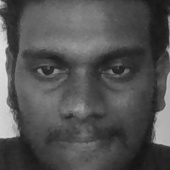
#> input picture data/User.1.100.jpg, 170 x 170 px, given in place of the camera
$ jupyter execute --allow-errors my_code1.ipynb
#> lines starting #> are read from the running program, lines starting #| are printed output that depends on the picture; after the words box and inside, x2 and y2 are one past the last pixel; in counts of white or black regions, pixels touching at a corner belong together
[cell 1]
import numpy as np
import cv2,os
from PIL import Image
import glob
import sqlite3
# multiple cascades: https://github.com/Itseez/opencv/tree/master/data/haarcascades
cap = cv2.VideoCapture(0)
faceCascade = cv2.CascadeClassifier('F:\Anaconda\Library\etc\haarcascades\haarcascade_frontalface_default.xml')
cap.set(3,640) # set Width
cap.set(4,480) # set Height
while True:
    ret, img = cap.read()
#> img is the input picture: shape (170, 170, 3); min 20, max 225, mean 82.4
    img = cv2.flip(img, 1)
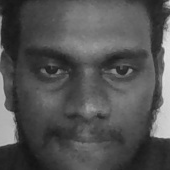
#> img: shape (170, 170, 3); min 20, max 225, mean 82.4
    gray = cv2.cvtColor(img, cv2.COLOR_BGR2GRAY)
    faces = faceCascade.detectMultiScale(gray,scaleFactor=1.2,minNeighbors=5)
#> faces = [[14, 17, 141, 141]]
    for (x,y,w,h) in faces:
        cv2.rectangle(img,(x,y),(x+w,y+h),(255,0,0),2)
        roi_gray = gray[y:y+h, x:x+w]
        roi_color = img[y:y+h, x:x+w]
#> this loop made 1 pass
#> pass 1, `roi_gray = gray[y:y+h, x:x+w]`:
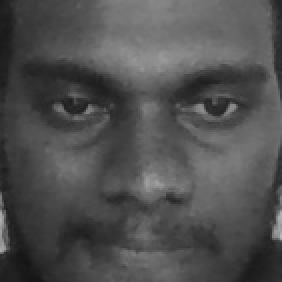
#> roi_gray: shape (141, 141) (shown 2 times larger); min 21, max 187, mean 79.6
#> pass 1, `roi_color = img[y:y+h, x:x+w]`:
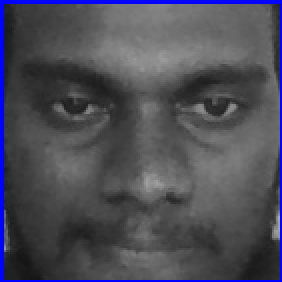
#> roi_color: shape (141, 141, 3) (shown 2 times larger); mean B, G, R 87.2, 76.5, 76.5
#> after the loop:
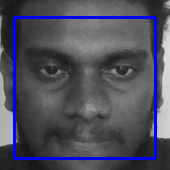
#> img: shape (170, 170, 3); 5.84% of pixels changed, all inside (x1, y1, x2, y2) = (13, 16, 157, 160)
    cv2.imshow('video',img)
    k = cv2.waitKey(30) & 0xff
#> (key Esc is pressed here)
    if k == 27: # press 'ESC' to quit
        break
cap.release()
cv2.destroyAllWindows()
#https://github.com/Itseez/opencv/blob/master/data/haarcascades/haarcascade_frontalface_default.xml
face_cascade = cv2.CascadeClassifier('F:\Anaconda\Library\etc\haarcascades\haarcascade_frontalface_default.xml')
#https://github.com/Itseez/opencv/blob/master/data/haarcascades/haarcascade_eye.xml
eye_cascade = cv2.CascadeClassifier('F:\Anaconda\Library\etc\haarcascades\haarcascade_eye.xml')
cap = cv2.VideoCapture(0)
face_id = input('\n enter user id end press <return> ==>  ')
print("\n [INFO] Initializing face capture. Look the camera and wait ...")
# Initialize individual sampling face count
count = 0
path='C:/Users/DELL/Desktop/Face_Recognition/data'
face_detector = cv2.CascadeClassifier('F:\Anaconda\Library\etc\haarcascades\haarcascade_frontalface_default.xml')
while(True):
    ret, img = cap.read()
    img = cv2.flip(img, 1) # flip video image vertically
    gray = cv2.cvtColor(img, cv2.COLOR_BGR2GRAY)
    faces = face_detector.detectMultiScale(gray, 1.3, 5)
#> faces = [[10, 9, 151, 151]]
    for (x,y,w,h) in faces:
        cv2.rectangle(img, (x,y), (x+w,y+h), (255,0,0), 2)
        count += 1
        # Save the captured image into the datasets folder
        cv2.rectangle(img, (x,y), (x+w,y+h), (255,0,0), 2)
        count += 1
        # Save the captured image into the datasets folder
        cv2.imwrite("C:/Users/DELL/Desktop/Face_Recognition/data/User." + str(face_id) + '.' + str(count) + ".jpg", gray[y:y+h,x:x+w])
        cv2.imshow('image', img)
#> this loop made 1 pass
#> (x, y, w, h, count) on pass 1: (10, 9, 151, 151, 2)
#> pass 1, `cv2.imwrite("C:/Users/DELL/Desktop/Face_Recognition/data/User." + str(..`:
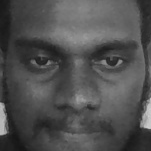
#> saved as User..2.jpg: shape (151, 151); min 21, max 206, mean 79.8
#> pass 1, `cv2.imshow('image', img)`:
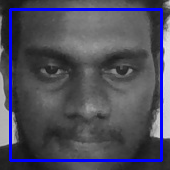
#> window 'image': shape (170, 170, 3); mean B, G, R 93.2, 77.3, 77.3
#> after the loop, count = 2

    k = cv2.waitKey(100) & 0xff # Press 'ESC' for exiting video
#> (key Esc is pressed here)
    if k == 27:
        break
    elif count >= 200: # Take 30 face sample and stop video
         break
# Do a bit of cleanup
print("\n [INFO] Exiting Program and cleanup stuff")
cap.release()
cv2.destroyAllWindows()
path = 'C:/Users/DELL/Desktop/Face_Recognition/data'
recognizer = cv2.face.LBPHFaceRecognizer_create()
face_detector = cv2.CascadeClassifier('F:\Anaconda\Library\etc\haarcascades\haarcascade_frontalface_default.xml')
def getImagesAndLabels(path):
    imagePaths = [os.path.join(path,f) for f in os.listdir(path)]
    faceSamples=[]
    ids = []
    for imagePath in imagePaths:
        PIL_img = Image.open(imagePath).convert('L') # convert it to grayscale
        img_numpy = np.array(PIL_img,'uint8')
        id = int(os.path.split(imagePath)[-1].split(".")[1])
        faces = face_detector.detectMultiScale(img_numpy)
#> faces = [[14, 18, 142, 142]]
        for (x,y,w,h) in faces:
            faceSamples.append(img_numpy[y:y+h,x:x+w])
            ids.append(id)
#> this loop made 1 pass
#> after the loop, faceSamples = 1 item; ids = [1]
    return faceSamples,ids
print ("\n [INFO] Training faces. It will take a few seconds. Wait ...")
faces,ids = getImagesAndLabels(path)
#> faces = 1 item; ids = [1]
recognizer.train(faces, np.array(ids))
# Save the model into trainer/trainer.yml
#> (the rest of this cell did not finish here and is left out)

[cell 2]
import cv2
import os
cam = cv2.VideoCapture(0)
cv2.namedWindow("test")
img_counter = 0
path = 'C:\\Users\DELL\Desktop\Face_Recognition\dataset'
while True:
    ret, frame = cam.read()
    frame=cv2.flip(frame,1)
    cv2.imshow("test", frame)
    if not ret:
        break
    k = cv2.waitKey(1)
#> (key Esc is pressed here)
    if k%256 == 27:
        # ESC pressed
        print("Escape hit, closing...")
        break
    elif k%256 == 32:
        # SPACE pressed
        img_name = "opencv_frame_{}.jpg".format(img_counter)
        cv2.imwrite(os.path.join(path , img_name), frame)
        print("{} written!".format(img_name))
        img_counter += 1

cam.release()

cv2.destroyAllWindows()

[cell 3]
import cv2,os
import numpy as np
from PIL import Image
cap = cv2.VideoCapture(0)
count=0
face_id='1'
face_detector = cv2.CascadeClassifier('F:\Anaconda\Library\etc\haarcascades\haarcascade_frontalface_default.xml')
while(True):
    ret, img = cap.read()
    img = cv2.flip(img, 1) # flip video image vertically
    gray = cv2.cvtColor(img, cv2.COLOR_BGR2GRAY)
    faces = face_detector.detectMultiScale(gray, 1.3, 5)
#> faces = [[10, 9, 151, 151]]
    for (x,y,w,h) in faces:
        cv2.rectangle(img, (x,y), (x+w,y+h), (255,0,0), 2)
        count += 1
        # Save the captured image into the datasets folder
        cv2.rectangle(img, (x,y), (x+w,y+h), (255,0,0), 2)
        count += 1
        # Save the captured image into the datasets folder
        cv2.imwrite("C:\\Users\DELL\Desktop\Face_Recognition\trainer" + str(face_id) + '.' + str(count) + ".jpg", gray[y:y+h,x:x+w])
        cv2.imshow('img', img)
#> after the loop, count = 2
    k = cv2.waitKey(100) & 0xff # Press 'ESC' for exiting video
#> (key Esc is pressed here)
    if k == 27:
        break
    elif count >= 30: # Take 30 face sample and stop video
         break
# Do a bit of cleanup
print("\n [INFO] Exiting Program and cleanup stuff")
cap.release()
cv2.destroyAllWindows()

[cell 4]
import cv2,os
import numpy as np
from PIL import Image
#this function will read all persons' training images, detect face from each image
#and will return two lists of exactly same size, one list
#of faces and another list of labels for each face
data_folder_path='C:\\Users\DELL\Desktop\Face_Recognition\dataset'
def prepare_training_data(data_folder_path):

    dirs= os.listdir(data_folder_path);
    faces = []
    labels = []
    print(dirs)
    for dir_name in dirs:
        if not dir_name.startswith("s"):
            continue;
        label = int(dir_name.replace("s", ""))


        subject_dir_path = data_folder_path + "/" + dir_name

        subject_images_names = os.listdir(subject_dir_path)
    for image_name in subject_images_names:

            if image_name.startswith("."):
                continue;

    image_path = subject_dir_path + "/" + image_name

    image = cv2.imread(image_path)

    cv2.imshow("Training on image...", image)
    cv2.waitKey(100)

    face, rect = detect_face(image)

    if face is not None:

        faces.append(face)

        labels.append(label)

        cv2.destroyAllWindows()
        cv2.waitKey(1)
        cv2.destroyAllWindows()

    return faces, labels
#> (the rest of this cell did not finish here and is left out)

[cell 5]
import cv2
import os
import numpy as np
from PIL import Image
cam = cv2.VideoCapture(0)
cam.set(3, 640) # set video width
cam.set(4, 480) # set video height
path='C:\\Users\DELL\Desktop\Face_Recognition\dataset'
recognizer = cv2.face.LBPHFaceRecognizer_create()
face_detector = cv2.CascadeClassifier('F:\Anaconda\Library\etc\haarcascades\haarcascade_frontalface_default.xml')
# For each person, enter one numeric face id
face_id = 1
print("\n [INFO] Initializing face capture. Look the camera and wait ...")
# Initialize individual sampling face count
count = 0
while(True):
    ret, img = cam.read()
    img = cv2.flip(img, 1) # flip video image vertically
    gray = cv2.cvtColor(img, cv2.COLOR_BGR2GRAY)
    faces = face_detector.detectMultiScale(gray, 1.3, 5)
    for (x,y,w,h) in faces:
        cv2.rectangle(img, (x,y), (x+w,y+h), (255,0,0), 2)
        count += 1
        # Save the captured image into the datasets folder
        cv2.imwrite("C:\\Users\DELL\Desktop\Face_Recognition\Data/User." + str(face_id) + '.' + str(count) + ".jpg", gray[y:y+h,x:x+w])
        cv2.imshow('image', img)
#> this loop made 1 pass
#> (x, y, w, h, count) on pass 1: (10, 9, 151, 151, 1)
#> after the loop, count = 1
    k = cv2.waitKey(100) & 0xff # Press 'ESC' for exiting video
#> (key Esc is pressed here)
    if k == 27:
        break
    elif count >=100: # Take 30 face sample and stop video
         break
# Do a bit of cleanup
print("\n [INFO] Exiting Program and cleanup stuff")
cam.release()
cv2.destroyAllWindows()
def getImagesAndLabels(path):
    imagePaths = [os.path.join(path,f) for f in os.listdir(path)]
    faceSamples=[]
    ids = []
    for imagePath in imagePaths:
        PIL_img = Image.open(imagePath).convert('L') # convert it to grayscale
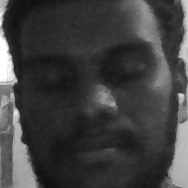
#> input picture dataset/User.1.1.jpg, 188 x 188 px, found by its file name
#> PIL_img is the input picture: PIL image 188x188 L; min 14, max 255, mean 63.7
        img_numpy = np.array(PIL_img,'uint8')
        id = int(os.path.split(imagePath)[-1].split(".")[1])
        faces = face_detector.detectMultiScale(img_numpy)
#> faces = ()
        for (x,y,w,h) in faces:
            faceSamples.append(img_numpy[y:y+h,x:x+w])
            ids.append(id)
#> this loop made 0 passes
#> after the loop, faceSamples = []; ids = []
    return faceSamples,ids
print ("\n [INFO] Training faces. It will take a few seconds. Wait ...")
faces,ids = getImagesAndLabels(path)
#> faces = 1 item
recognizer.train(faces, np.array(ids))
# Save the model into trainer/trainer.yml
#> (the rest of this cell did not finish here and is left out)

[cell 6]
import cv2
import numpy as np
from PIL import Image
import os
# Path for face image database
path = 'C:\\Users\DELL\Desktop\Face_Recognition\Data'
recognizer = cv2.face.LBPHFaceRecognizer_create()
detector = cv2.CascadeClassifier("F:\Anaconda\Library\etc\haarcascades\haarcascade_frontalface_default.xml");
# function to get the images and label data
def getImagesAndLabels(path):
    imagePaths = [os.path.join(path,f) for f in os.listdir(path)]
    faceSamples=[]
    ids = []
    for imagePath in imagePaths:
        PIL_img = Image.open(imagePath).convert('L') # convert it to grayscale
        img_numpy = np.array(PIL_img,'uint8')
        id = int(os.path.split(imagePath)[-1].split(".")[1])
        faces = detector.detectMultiScale(img_numpy)
#> faces = [[14, 18, 142, 142]]
        for (x,y,w,h) in faces:
            faceSamples.append(img_numpy[y:y+h,x:x+w])
            ids.append(id)
#> after the loop, faceSamples = 1 item; ids = [1]
    return faceSamples,ids
print ("\n [INFO] Training faces. It will take a few seconds. Wait ...")
faces,ids = getImagesAndLabels(path)
recognizer.train(faces, np.array(ids))
# Save the model into trainer/trainer.yml
#> (the rest of this cell did not finish here and is left out)

#> (a cell that did not finish here is left out)

[cell 8]
face_id = input('\n enter user id end press <return> ==>  ')

[cell 9]
import numpy as np
import cv2,os
from PIL import Image
import glob
images = [cv2.imread(file) for file in glob.glob("C:/Users/DELL/Desktop/Face_Recognition/data/*.jpg")]
#> images = 1 item
try:

    os.remove("C:/Users/DELL/Desktop/Face_Recognition/data/*.jpg")
except: pass

#> (a cell that did not finish here is left out)

[cell 11]
import numpy as np
import cv2,os
from PIL import Image
import glob
# multiple cascades: https://github.com/Itseez/opencv/tree/master/data/haarcascades
cap = cv2.VideoCapture(0)
faceCascade = cv2.CascadeClassifier('F:\Anaconda\Library\etc\haarcascades\haarcascade_frontalface_default.xml')
cap.set(3,640) # set Width
cap.set(4,480) # set Height
while True:
    ret, img = cap.read()
    img = cv2.flip(img, 1)
    gray = cv2.cvtColor(img, cv2.COLOR_BGR2GRAY)
    faces = faceCascade.detectMultiScale(gray,scaleFactor=1.2,minNeighbors=5)
#> faces = [[14, 17, 141, 141]]
    for (x,y,w,h) in faces:
        cv2.rectangle(img,(x,y),(x+w,y+h),(255,0,0),2)
        roi_gray = gray[y:y+h, x:x+w]
        roi_color = img[y:y+h, x:x+w]
    cv2.imshow('video',img)
    k = cv2.waitKey(30) & 0xff
#> (key Esc is pressed here)
    if k == 27: # press 'ESC' to quit
        break
cap.release()
cv2.destroyAllWindows()
#https://github.com/Itseez/opencv/blob/master/data/haarcascades/haarcascade_frontalface_default.xml
face_cascade = cv2.CascadeClassifier('F:\Anaconda\Library\etc\haarcascades\haarcascade_frontalface_default.xml')
#https://github.com/Itseez/opencv/blob/master/data/haarcascades/haarcascade_eye.xml
eye_cascade = cv2.CascadeClassifier('F:\Anaconda\Library\etc\haarcascades\haarcascade_eye.xml')
cap = cv2.VideoCapture(0)
face_id = input('\n enter user id end press <return> ==>  ')
print("\n [INFO] Initializing face capture. Look the camera and wait ...")
# Initialize individual sampling face count
count = 0
while(True):
    ret, img = cap.read()
    img = cv2.flip(img, 1) # flip video image vertically
    gray = cv2.cvtColor(img, cv2.COLOR_BGR2GRAY)
    faces = face_cascade.detectMultiScale(gray, 1.3, 5)
#> faces = [[10, 9, 151, 151]]
    for (x,y,w,h) in faces:
        cv2.rectangle(img, (x,y), (x+w,y+h), (255,0,0), 2)
        count += 1
        # Save the captured image into the datasets folder
        cv2.imwrite("C:/Users/DELL/Desktop/Face_Recognition/data/User." + str(face_id) + '.' + str(count) + ".jpg", gray[y:y+h,x:x+w])
        cv2.imshow('image', img)
#> after the loop, count = 1
    k = cv2.waitKey(100) & 0xff # Press 'ESC' for exiting video
#> (key Esc is pressed here)
    if k == 27:
        break
    elif count >= 30: # Take 30 face sample and stop video
         break
# Do a bit of cleanup
print("\n [INFO] Exiting Program and cleanup stuff")
cap.release()
cv2.destroyAllWindows()
cap = cv2.VideoCapture(0)
path='C:/Users/DELL/Desktop/Face_Recognition/data'
face_detector = cv2.CascadeClassifier('F:\Anaconda\Library\etc\haarcascades\haarcascade_frontalface_default.xml')
while(True):
    ret, img = cap.read()
    img = cv2.flip(img, 1) # flip video image vertically
    gray = cv2.cvtColor(img, cv2.COLOR_BGR2GRAY)
    faces = face_detector.detectMultiScale(gray, 1.3, 5)
    for (x,y,w,h) in faces:
        cv2.rectangle(img, (x,y), (x+w,y+h), (255,0,0), 2)
        count += 1
        # Save the captured image into the datasets folder
        cv2.rectangle(img, (x,y), (x+w,y+h), (255,0,0), 2)
        count += 1
        # Save the captured image into the datasets folder
        cv2.imwrite("C:/Users/DELL/Desktop/Face_Recognition/dataset/User." + str(face_id) + '.' + str(count) + ".jpg", gray[y:y+h,x:x+w])
        cv2.imshow('image', img)
#> this loop made 1 pass
#> (x, y, w, h, count) on pass 1: (10, 9, 151, 151, 3)
#> after the loop, count = 3

    k = cv2.waitKey(100) & 0xff # Press 'ESC' for exiting video
#> (key Esc is pressed here)
    if k == 27:
        break
    elif count >= 30: # Take 30 face sample and stop video
         break
# Do a bit of cleanup
print("\n [INFO] Exiting Program and cleanup stuff")
cap.release()
cv2.destroyAllWindows()
path = 'C:/Users/DELL/Desktop/Face_Recognition/data'
recognizer = cv2.face.LBPHFaceRecognizer_create()
face_detector = cv2.CascadeClassifier('F:\Anaconda\Library\etc\haarcascades\haarcascade_frontalface_default.xml')
def getImagesAndLabels(path):
    imagePaths = [os.path.join(path,f) for f in os.listdir(path)]
    faceSamples=[]
    ids = []
    for imagePath in imagePaths:
        PIL_img = Image.open(imagePath).convert('L') # convert it to grayscale
        img_numpy = np.array(PIL_img,'uint8')
        id = int(os.path.split(imagePath)[-1].split(".")[1])
        faces = face_detector.detectMultiScale(img_numpy)
#> faces = [[14, 18, 142, 142]]
        for (x,y,w,h) in faces:
            faceSamples.append(img_numpy[y:y+h,x:x+w])
            ids.append(id)
#> after the loop, faceSamples = 1 item; ids = [1]
    return faceSamples,ids
print ("\n [INFO] Training faces. It will take a few seconds. Wait ...")
faces,ids = getImagesAndLabels(path)
#> faces = 1 item
recognizer.train(faces, np.array(ids))
# Save the model into trainer/trainer.yml
#> (the rest of this cell did not finish here and is left out)
